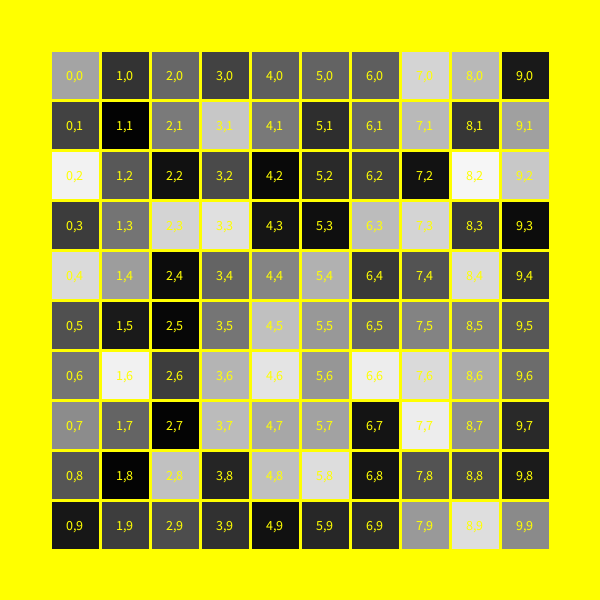
Frame 1 (no input)
Frame 60 (the mouse pressed at the canvas centre just before this capture): identical to frame 1, image omitted
Frame 120 (the mouse held since frame 60 and released just before this capture): identical to frame 1, image omitted

The Processing sketch that drew this single still picture (run headless with seeded random() and noise(); from frame 60 on, the mouse is pressed at the canvas centre):

// Processing sketch: Exe_06_VisualMatrix
// ── Exe_06_VisualMatrix.pde
float[][] grayValues;

void setup() {
  size(600, 600);
  background(255, 255, 0);
  grayValues = new float[10][10];
  for (int i=0; i<grayValues.length; i++) {
    for (int j=0; j<grayValues[i].length; j++) {
      grayValues[i][j] = random(255);
    }
  }
}

void draw() {
  int side = 50;
  for (int i=0; i<grayValues.length; i++) {
    for (int j=0; j<grayValues[i].length; j++) {
      strokeWeight(3);
      stroke(255, 255, 0);
      fill(grayValues[i][j]);
      rect(50+i*side, 50+j*side, side, side);
      fill(255, 255, 0);
      textSize(14);
      textAlign(CENTER, CENTER);
      text(i+","+j, 50+i*side+side/2, 50+j*side+side/2);
    }
  }
}
